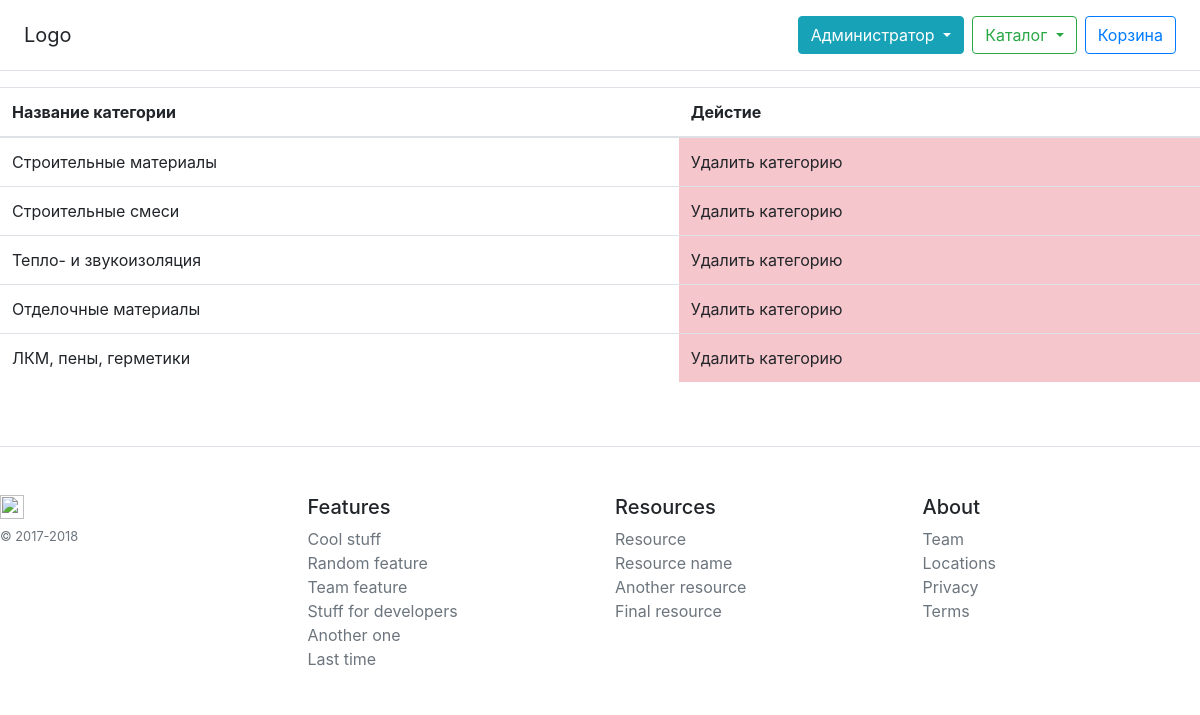
/admin/categorys/ (signed in), run on the app's committed database.
### tables this page shows
CREATE TABLE `categorys`(
    `id` integer PRIMARY KEY AUTOINCREMENT NOT NULL UNIQUE,
    `category` varchar(250) unique
);

### routes.py (the view)
@app.route("/admin/categorys/")
def admin_categorys():
    if is_auth_admin():
        categorys = select_all_categorys()
        return render_template("admin/categorys.html", categorys=categorys)
    else:
        return redirect("/admin/login/")

### db.py (called while the page is built)
def select_all_categorys():
    conn = sqlite3.connect("D:\\build-market\\db.sqlite")
    cur = conn.cursor()
    categorys = cur.execute("SELECT * FROM categorys").fetchall()
    cur.close()
    conn.close()
    return categorys

### routes.py (called while the page is built)
def is_auth_admin():
    if "is_auth_admin" in session:
        if session["is_auth_admin"] == "true":
            return True
        else:
            return False
    else:
        return False

### templates/admin/categorys.html (shortened to what this page needs)
{% extends "base.html" %}
{% block content %}
    <div class="table-responsive">
        <table class="table table-hover">
            <thead>
                <tr>
                    <th scope="col">Название категории</th>
                    <th scope="col">Дейстие</th>
                </tr>
            </thead>
            <tbody>
            {% for category in categorys %}
                <tr>
                    <td>{{ category[1] }}</td>
                    <td class="table-danger" scope="row" onclick="location.href='/admin/delete-category/{{ category[1] }}/'">Удалить категорию</td>
                </tr>
            {% endfor %}
            </tbody>
        </table>
    </div>
{% endblock content %}

### data on the page
categorys: category "Строительные материалы"
categorys: category "Строительные смеси"
categorys: category "Тепло- и звукоизоляция"
categorys: category "Отделочные материалы"
categorys: category "ЛКМ, пены, герметики"
